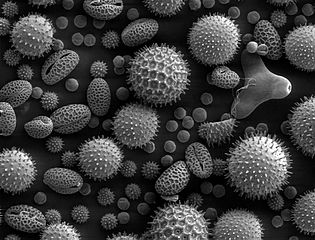
#> input picture PA(1)_EE23E008/Lab1 (1)/cells_scale.png, 315 x 240 px
$ python q3.py
#> lines starting #> are read from the running program, lines starting #| are printed output that depends on the picture
#Required packages
import matplotlib.image as img
import numpy as np

#Read the image to convert it into matrix form
img_mat=np.array(img.imread('cells_scale.png'))
#> img_mat is the input picture: shape (240, 315) float32; min 0, max 1, mean 0.242

print(np.shape(img_mat))
#| (240, 315)
#Creating an empty matrix for source of size 512x512 for extra space.
source=np.zeros((1024,1024))
#Copying the image matrix to the source matrix
for i in range(0,240):#x-coordinates
    for j in range(0,315):#y-coordinates
        xt,yt=i,j #Column,row-wise
        source[int(xt)][int(yt)]=img_mat[i][j]
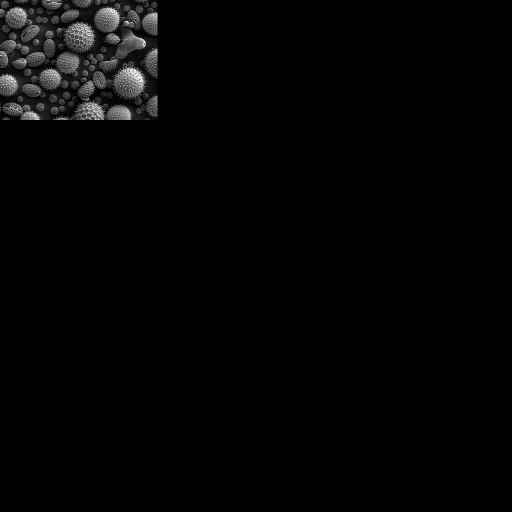
#> source: shape (1024, 1024) float64 (shown at 1/2 size); min 0, max 1, mean 0.0174
#Saving the source image
img.imsave('q3_source.png',source)
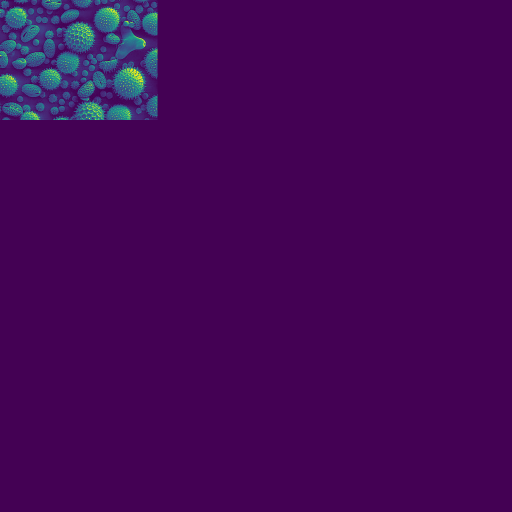
#> saved as q3_source.png: shape (1024, 1024, 3) (shown at 1/2 size); mean R, G, B 67.6, 6.2, 86.6

#Creating an empty matrix for target of size 512x512 for extra space.
target=np.zeros((512,512))

for i in range(0,512):
    for j in range(0,512):
        #SCALING
        #We are here performing a target to source transform
        xs,ys=(i/0.8),(j/1.3)
        xs_=int(np.floor(xs))
        ys_=int(np.floor(ys))

        b=xs-xs_
        a=ys-ys_
        print(xs_,ys_)

        if(xs_<239 and ys_<314):
            #Bilinear Interpolation
            target[i][j]=(1-a)*(1-b)*img_mat[xs_][ys_]+(1-a)*b*img_mat[xs_][ys_+1]+a*(1-b)*img_mat[xs_+1][ys_]+a*b*img_mat[xs_+1][ys_+1]

        else:
            target[i][j]=0
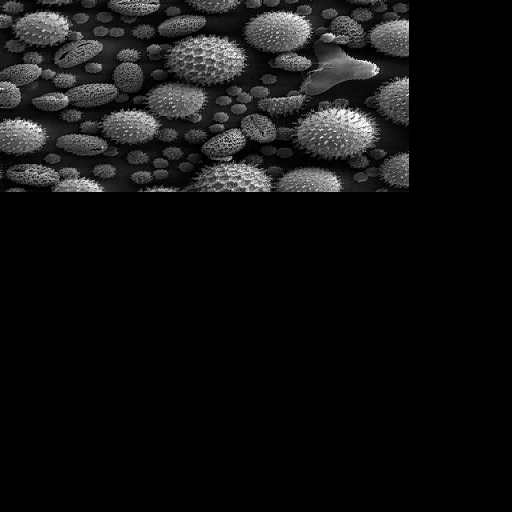
#> target: shape (512, 512) float64; min 0, max 1, mean 0.0724

img.imsave('q3_target.png',target)
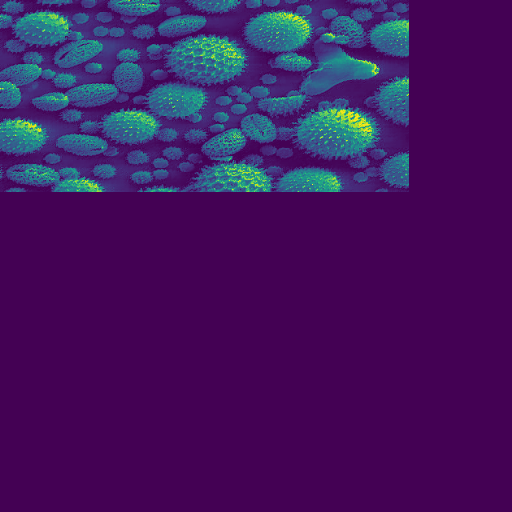
#> saved as q3_target.png: shape (512, 512, 3); mean R, G, B 65.9, 22.8, 95.4
